Frame 1 (no input): blank canvas, image omitted
Frame 60 (the mouse pressed at the canvas centre just before this capture): blank canvas, image omitted
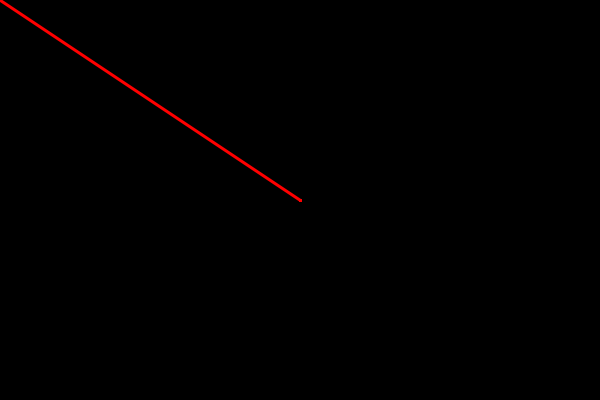
Frame 120 (the mouse held since frame 60 and released just before this capture)

The Processing sketch whose frames 1 and 60 were blank and that drew this single picture after the mouse press (run headless with seeded random() and noise(); from frame 60 on, the mouse is pressed at the canvas centre):

// Processing sketch: key_and_mouse_event
// ── key_and_mouse_event.pde
void setup() {
  size(600, 400);
  background(0);
}

void draw() {
  stroke(255, 0, 0);
  strokeWeight(3);
  line(pmouseX, pmouseY, mouseX, mouseY);
}

void mousePressed(){
  // mouse event
  background(0);
}

void keyPressed(){
  // key event
  background(0, 0, 255);
}
